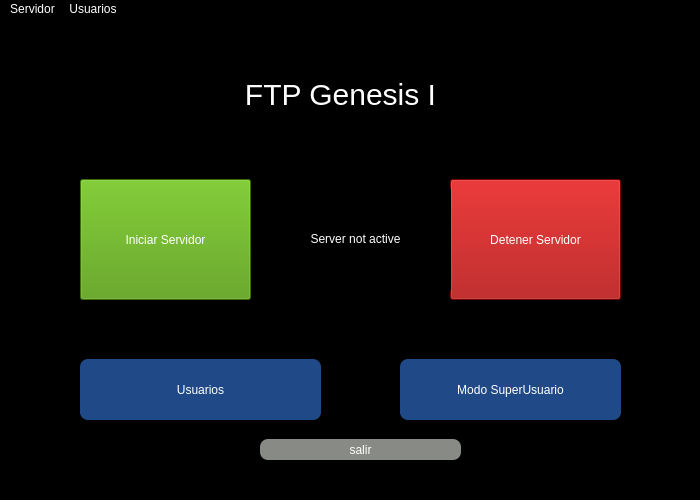
<?xml version="1.0" encoding="UTF-8"?>
<ui version="4.0">
 <class>MainWindow</class>
 <widget class="QMainWindow" name="MainWindow">
  <property name="geometry">
   <rect>
    <x>0</x>
    <y>0</y>
    <width>700</width>
    <height>500</height>
   </rect>
  </property>
  <property name="windowTitle">
   <string>MainWindow</string>
  </property>
  <property name="styleSheet">
   <string notr="true">background-color: qlineargradient(spread:pad, x1:1, y1:1, x2:1, y2:1, stop:0 rgba(0, 0, 0, 255), stop:1 rgba(255, 255, 255, 255));
color: white;</string>
  </property>
  <widget class="QWidget" name="centralwidget">
   <widget class="QPushButton" name="startBtn">
    <property name="geometry">
     <rect>
      <x>80</x>
      <y>160</y>
      <width>171</width>
      <height>121</height>
     </rect>
    </property>
    <property name="styleSheet">
     <string notr="true">background-color: rgb(78, 154, 6);</string>
    </property>
    <property name="text">
     <string>Iniciar Servidor</string>
    </property>
   </widget>
   <widget class="QPushButton" name="stopBtn">
    <property name="geometry">
     <rect>
      <x>450</x>
      <y>160</y>
      <width>171</width>
      <height>121</height>
     </rect>
    </property>
    <property name="styleSheet">
     <string notr="true">background-color: rgb(164, 0, 0);</string>
    </property>
    <property name="text">
     <string>Detener Servidor</string>
    </property>
   </widget>
   <widget class="QLabel" name="serverStatusLabel">
    <property name="geometry">
     <rect>
      <x>260</x>
      <y>170</y>
      <width>191</width>
      <height>101</height>
     </rect>
    </property>
    <property name="text">
     <string>&lt;html&gt;&lt;head/&gt;&lt;body&gt;&lt;p align=&quot;center&quot;&gt;Server not active&lt;/p&gt;&lt;/body&gt;&lt;/html&gt;</string>
    </property>
   </widget>
   <widget class="QPushButton" name="usersBtn">
    <property name="geometry">
     <rect>
      <x>80</x>
      <y>340</y>
      <width>241</width>
      <height>61</height>
     </rect>
    </property>
    <property name="styleSheet">
     <string notr="true">background-color: rgb(32, 74, 135);
border-radius: 8px;</string>
    </property>
    <property name="text">
     <string>Usuarios</string>
    </property>
   </widget>
   <widget class="QPushButton" name="superUserBtn">
    <property name="geometry">
     <rect>
      <x>400</x>
      <y>340</y>
      <width>221</width>
      <height>61</height>
     </rect>
    </property>
    <property name="styleSheet">
     <string notr="true">background-color: rgb(32, 74, 135);
border-radius: 8px;</string>
    </property>
    <property name="text">
     <string>Modo SuperUsuario</string>
    </property>
   </widget>
   <widget class="QLabel" name="titulo">
    <property name="geometry">
     <rect>
      <x>230</x>
      <y>40</y>
      <width>221</width>
      <height>71</height>
     </rect>
    </property>
    <property name="styleSheet">
     <string notr="true">font: 11pt &quot;Yrsa&quot;;
font-size: 30px;</string>
    </property>
    <property name="text">
     <string>&lt;html&gt;&lt;head/&gt;&lt;body&gt;&lt;p align=&quot;center&quot;&gt;FTP Genesis I&lt;/p&gt;&lt;/body&gt;&lt;/html&gt;</string>
    </property>
   </widget>
   <widget class="QLabel" name="ipLabel">
    <property name="geometry">
     <rect>
      <x>260</x>
      <y>300</y>
      <width>191</width>
      <height>21</height>
     </rect>
    </property>
    <property name="text">
     <string/>
    </property>
   </widget>
   <widget class="QPushButton" name="salirBtn">
    <property name="geometry">
     <rect>
      <x>260</x>
      <y>420</y>
      <width>201</width>
      <height>21</height>
     </rect>
    </property>
    <property name="styleSheet">
     <string notr="true">background-color: rgb(136, 138, 133);
border-radius: 8px;</string>
    </property>
    <property name="text">
     <string>salir</string>
    </property>
   </widget>
  </widget>
  <widget class="QMenuBar" name="menubar">
   <property name="geometry">
    <rect>
     <x>0</x>
     <y>0</y>
     <width>700</width>
     <height>26</height>
    </rect>
   </property>
   <widget class="QMenu" name="menuServidor">
    <property name="title">
     <string>Servidor</string>
    </property>
   </widget>
   <widget class="QMenu" name="menuUsuarios">
    <property name="title">
     <string>Usuarios</string>
    </property>
   </widget>
   <addaction name="menuServidor"/>
   <addaction name="menuUsuarios"/>
  </widget>
  <widget class="QStatusBar" name="statusbar"/>
 </widget>
 <resources/>
 <connections/>
</ui>
